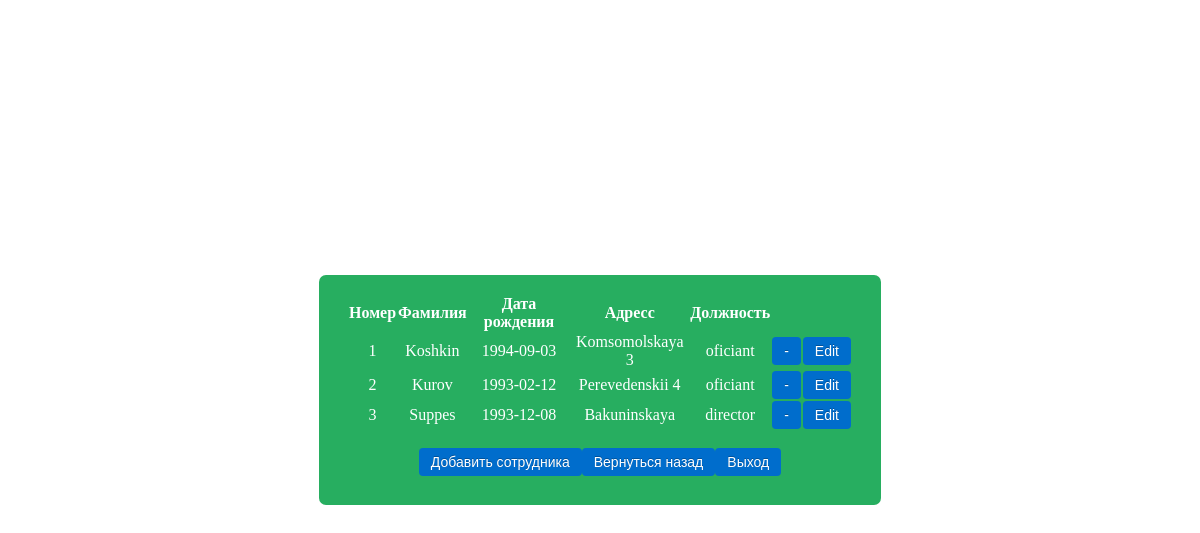
/PHP/show_workers.php, run on the app's committed database.
### tables this page shows
CREATE TABLE IF NOT EXISTS `worker` (
  `id_work` int(10) unsigned NOT NULL AUTO_INCREMENT,
  `last_name` varchar(45) NOT NULL,
  `pwd` varchar(45) NOT NULL,
  `type` int(11) NOT NULL DEFAULT '2',
  `birthday` date NOT NULL,
  `adress` varchar(45) NOT NULL,
  `date_admis` varchar(45) NOT NULL,
  `post` varchar(45) NOT NULL,
  `fire_data` date DEFAULT NULL,
  `pay` float unsigned NOT NULL,
  `date_inst_pay` date NOT NULL,
  PRIMARY KEY (`id_work`)
);

### PHP/show_workers.php (the view, shortened to what this page needs)
<html>
	<head>
		<link rel="stylesheet" href="../style.css">
	</head>
	<body>
		<?php
			$do = isset($_GET['do']) ? $_GET['do']      : false;
			switch ($do) {
				default:
					$qr_result = mysql_query("SELECT * FROM `worker`") or die("Запрос не удался" .mysql_error());
					echo "<div class='form-signin'>";
					echo '<table align=center>';
					echo '<tr>';
					echo '<th>Номер</th>';
					echo '<th>Фамилия</th>';
					echo '<th>Дата рождения</th>';
					echo '<th>Адресс</th>';
					echo '<th>Должность</th>';
					echo '</tr>';
					while($data = mysql_fetch_array($qr_result))
					{
						echo '<tr>';
						echo '<td> '.$data['id_work'].' </td>';
						echo '<td> '.$data['last_name']. '</td>';
						echo '<td> '.$data['birthday']. '</td>';
						echo '<td> '.$data['adress']. '</td>';
						echo '<td> '.$data['post'].' </td>';
						echo '<td> <a href="?do=delete&id='.$data['id_work'].'" onclick="return confirm(\'Вы действительно хотите удалить этого пользователя?\') "><input name="del_work" type="button" value="-" class="btn"></a> </td>';
						echo '<td> <a href="?do=edit&id='.$data['id_work'].'"><input name="edit_work" type="button" value="Edit" class="btn"></a> </td>';
						echo '<tr>';
					}
					echo '</table>';
					echo '<br>';
					echo '<div align=center>';
					echo '<input name="add_work" type="button" value="Добавить сотрудника" onclick="location.href=\'../add_workers.html\'" class="btn">';
					echo '<input name="return" type="button" value="Вернуться назад" onclick="location.href=\'../form_director.html\'" class="btn">';
					echo '<input name="exit" type="button" value="Выход" onclick="location.href=\'../form_menu.html\'" class="btn">';
					echo '</div>';
				break;
			}
		?>
		</div>
	</body>
</html>

### style.css (style rules this page uses)
body { //background: rgb(192, 57, 43); //color: white; }
.form-signin { max-width: 300px; padding: 19px 29px 29px; margin: 0 auto 20px; background-color: #27AE60; color: white; //border: 1px solid black; //border:0; border-radius: 7px; }
.btn { font-size: 14px; padding: 4px 12px; line-height: 20px; //background-color: #f5f5f5; border: 0px solid #2c3e50; border-radius: 4px; //box-shadow: inset 0 1px 0 rgba(255,255,255,0.2),0 1px 2px rgba(0,0,0,0.05); color: #ffffff; text-shadow: 0 -1px 0 rgba(0,0,0,0.25); background-color: #006dcc; //background-image: linear-gradient(to bottom,#0088cc,#0044cc); }
table { border-collapse: collapse; text-align: center; }
body { text-align: center; display: table; width: 50%; overflow: auto; margin: auto; position: absolute; top: 0; left: 0; bottom: 0; right: 0; }

### PHP/show_workers.php (style rules this page uses)
.form-signin { max-width: 60%; }
table { cellspacing: 5; cellpadding: 5; width: 100%; color: white; }
body { width: 70%; }

### data on the page
worker: id_work "1", last_name "Koshkin", birthday "1994-09-03", adress "Komsomolskaya 3", post "oficiant"
worker: id_work "2", last_name "Kurov", birthday "1993-02-12", adress "Perevedenskii 4", post "oficiant"
worker: id_work "3", last_name "Suppes", birthday "1993-12-08", adress "Bakuninskaya", post "director"
